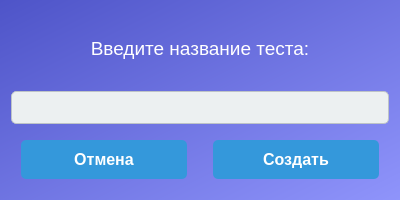
<?xml version="1.0" encoding="UTF-8"?>
<ui version="4.0">
 <class>CreateTestDialog</class>
 <widget class="QDialog" name="CreateTestDialog">
  <property name="geometry">
   <rect>
    <x>0</x>
    <y>0</y>
    <width>400</width>
    <height>200</height>
   </rect>
  </property>
  <property name="windowTitle">
   <string>Создание теста</string>
  </property>
  <property name="styleSheet">
   <string notr="true">
    QDialog {
        background-color: qlineargradient(spread:pad, x1:0, y1:0, x2:1, y2:1, stop:0 #4e54c8, stop:1 #8f94fb);
    }
    QLabel {
        font-size: 14pt;
        color: white;
    }
    QLineEdit {
        background-color: #ecf0f1;
        border: 1px solid #bdc3c7;
        border-radius: 5px;
        padding: 5px;
        font-size: 12pt;
    }
    QPushButton {
        background-color: #3498db;
        color: white;
        font-size: 12pt;
        font-weight: bold;
        border: none;
        border-radius: 5px;
        padding: 10px;
        min-width: 100px;
        margin: 10px;
    }
    QPushButton:hover {
        background-color: #2980b9;
    }
    QPushButton:pressed {
        background-color: #1abc9c;
    }
   </string>
  </property>
  <layout class="QVBoxLayout" name="verticalLayout">
   <item>
    <widget class="QLabel" name="titleLabel">
     <property name="text">
      <string>Введите название теста:</string>
     </property>
     <property name="alignment">
      <set>Qt::AlignCenter</set>
     </property>
    </widget>
   </item>
   <item>
    <widget class="QLineEdit" name="testTitleEdit"/>
   </item>
   <item>
    <layout class="QHBoxLayout" name="horizontalLayout">
     <item>
      <widget class="QPushButton" name="cancelButton">
       <property name="text">
        <string>Отмена</string>
       </property>
      </widget>
     </item>
     <item>
      <widget class="QPushButton" name="createButton">
       <property name="text">
        <string>Создать</string>
       </property>
      </widget>
     </item>
    </layout>
   </item>
  </layout>
 </widget>
 <resources/>
 <connections/>
</ui>
